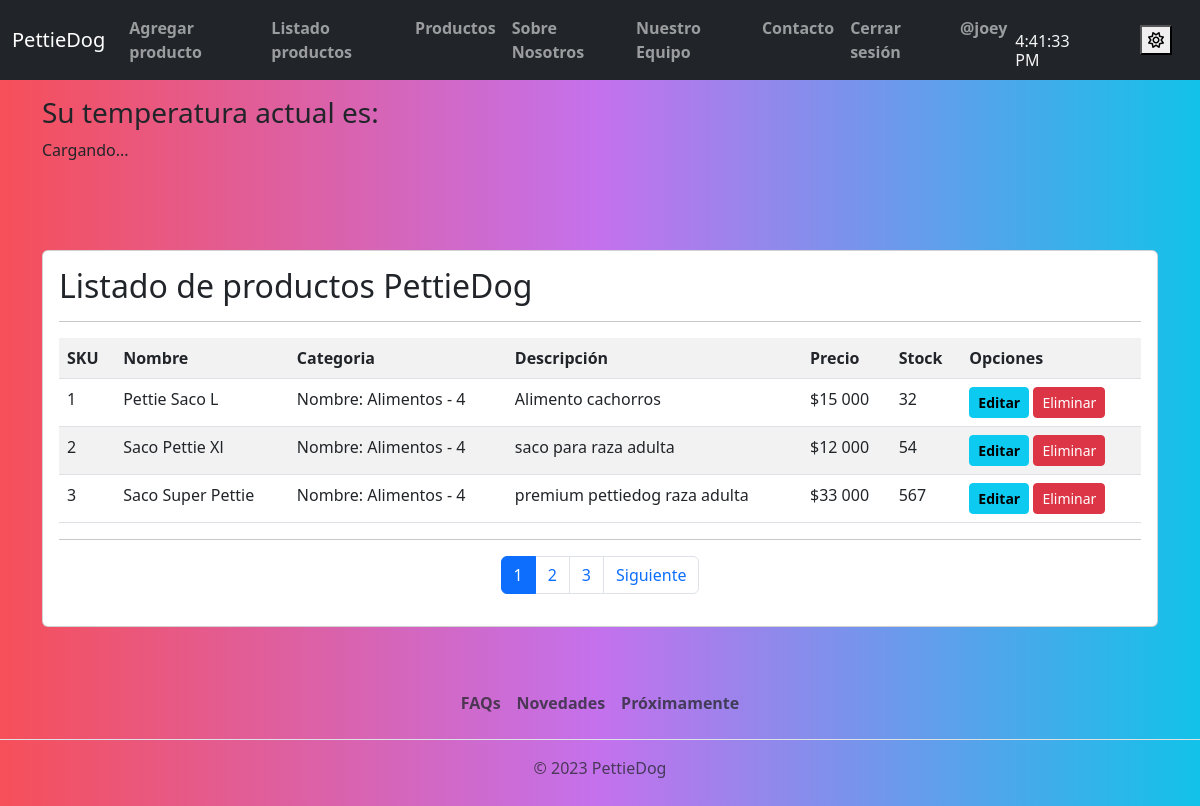
The app's page /listar-productos/ (signed in) with its own data.
### app/models.py (models this page shows, shortened)
class Producto(models.Model):
    sku = models.IntegerField(primary_key=True)
    nombre = models.CharField(max_length=100, null=False) #para que no sea opcional se deja en false
    descripcion = models.CharField(max_length=150, null=False)
    stock = models.IntegerField(null=False)
    precio = models.IntegerField(null=False)
    fecha_ingreso = models.DateField(auto_now_add=True)
    fecha_vencimiento = models.DateField(null=True) #cambiar a true!
    categoria_id = models.ForeignKey(Categoria, on_delete=models.PROTECT)
    imagen = models.ImageField(upload_to="productos", null=True)

class Categoria(models.Model):
    categoria_id = models.AutoField(primary_key=True) #autofiel deja como numerico y va agregando a la secuencia
    nombre = models.CharField(max_length=50, null=False)
    def __str__(self):
        txt = "Nombre: {0} - {1}"
        return txt.format(self.nombre, self.categoria_id) #Esto se hace para cambiar el nombre en la base de datos

### app/views.py (the view)
# urls.py: path('listar-productos/', listar_productos, name="listar_productos"),
@permission_required('app.view_producto') #El usuario debe tener permisos de ver productos si quiere realizar esta accion , de lo contrario no podrá.
def listar_productos(request):
    productos = Producto.objects.all()
    page = request.GET.get('page', 1) #si no existe cierta pagina, que envie un 1 de vuelta
    try:
        paginator = Paginator(productos, 3)
        productos = paginator.page(page)
    except:
        raise Http404
    data = {
        'entity': productos,
        'paginator': paginator
    }
    return render(request, 'app/producto/listar.html', data)

### app/carro/context_processor.py (called while the page is built)
def importe_total_carro(request):
    total = 0
    for key, value in request.session.get("carro", {}).items():
        total += float(value["precio"])
    return {"importe_total_carro": total}

### app/templates/app/producto/listar.html (shortened to what this page needs)
{% extends 'app/base.html' %}
{% block body %}
{% load humanize %}
<br>
<br>
<br>
<div class="card">
    <div class="card-body">
        <h2>Listado de productos PettieDog</h2>
        <hr>
        <table class="table table-striped table-hover table-responsive-sm">
            <tr>
                <th>SKU</th>
                <th>Nombre</th>
                <th>Categoria</th>
                <th>Descripción</th>
                <th>Precio</th>
                <th>Stock</th>
                <th>Opciones</th>
            </tr>
            {% for p in entity %}
            <tr>
                <td>{{ p.sku }}</td>
                <td>{{ p.nombre | title }}</td>
                <td>{{ p.categoria_id | title }}</td>
                <td>{{ p.descripcion }}</td>
                <td>${{ p.precio | intcomma }}</td>
                <td>{{ p.stock }}</td>
                <td>
                    {% if perms.app.change_producto %}
                    <a href="{% url 'modificar_producto' p.sku %}" class="btn btn-info btn-sm">Editar</a>
                    {% endif %}
                    {% if perms.app.delete_producto %}
                    <a href="#" onclick="eliminarProducto({{ p.sku }})" class="btn btn-danger btn-sm">Eliminar</a>
                    {% endif %}
                </td>
            </tr>
            {% endfor %}
        </table>
        <hr>
        <div>
            {% include 'app/paginator.html' %}
        </div>
    </div>
</div>
{% endblock %}

### app/templates/app/base.html (shortened to what this page needs)
<!DOCTYPE html>
<html lang="en">
<head>
    <link href="https://cdn.jsdelivr.net/npm/bootstrap@5.3.0-alpha3/dist/css/bootstrap.min.css" rel="stylesheet"
>
    <link rel="stylesheet" href="https://cdnjs.cloudflare.com/ajax/libs/animate.css/4.1.1/animate.min.css" />
    {% load static %}
    <link rel="stylesheet" href="{% static 'app/css/styles.css' %}">
</head>
<body data-bs-theme="light" id="body">
    <nav class="navbar navbar-expand-lg navbar-dark bg-dark">
        <div class="container-fluid">
            <a class="navbar-brand" href="{% url 'home' %}">PettieDog</a>
            <div class="collapse navbar-collapse" id="navbarNav">
                <ul class="navbar-nav">
                    {% if perms.app.add_producto %}
                    <li class="nav-item">
                        <a class="nav-link" href="{% url 'agregar_producto' %}">Agregar producto</a>
                    </li>
                    {% endif %}
                    {% if perms.app.view_producto %}
                    <li class="nav-item">
                        <a class="nav-link" href="{% url 'listar_productos' %}">Listado productos</a>
                    </li>
                    {% endif %}
                    <li class="nav-item">
                        <a class="nav-link" href="{% url 'productos' %}">Productos</a>
                    </li>
                    <li class="nav-item">
                        <a class="nav-link" href="{% url 'nosotros' %}">Sobre Nosotros</a>
                    </li>
                    <li class="nav-item">
                        <a class="nav-link" href="{% url 'equipo' %}">Nuestro Equipo</a>
                    </li>
                    <li class="nav-item">
                        <a class="nav-link" href="{% url 'contacto' %}">Contacto</a>
                    </li>
                    {% if user.is_authenticated %}
                    <li>
                        <a class="nav-link" href="{% url 'logout' %}">Cerrar sesión</a>
                    </li>
                    <li>
                        <a class="nav-link" href="#">@{{ user.username }}</a>
                    </li>
                    {% endif %}
                </ul>
            </div>
             <div id="app">
                <div class="container-clock">
                  <h1 id="time">00:00:00</h1>
                </div>
              </div>
            <div class="modos" id="modos">
                <button onclick="cambiarTema()" class="switchClaro" id="switchClaro">
                    <i id="switchClarinete" class="fa-regular fa-sun"></i>
                </button>
            </div>
        </div>
    </nav>
    <div class="container mt-3" id="clima">
        <div class="weather-widget">
            <h3>Su temperatura actual es:</h3>
            <p id="temperatura-actual">Cargando...</p>
        </div>
    </div>
    <div class="container my-3">
        {% block body %}
        {% endblock %}
    </div>
    <div class="row">
        <footer class="py-3 my-4">
            <ul class="nav justify-content-center border-bottom pb-3 mb-3">
                <li class="nav-item"><a href="#!" class="nav-link px-2 text-muted">FAQs</a></li>
                <li class="nav-item"><a href="#!" class="nav-link px-2 text-muted">Novedades</a></li>
                <li class="nav-item"><a href="#!" class="nav-link px-2 text-muted">Próximamente</a></li>
            </ul>
            <p class="text-center text-muted">© <span id="currentYear"></span> PettieDog</p>
        </footer>
    </div>
</body>
</html>

### app/static/app/css/styles.css (style rules this page uses)
#body { background: #12c2e9; background: -webkit-linear-gradient(to right, #f64f59, #c471ed, #12c2e9); background: linear-gradient(to right, #f64f59, #c471ed, #12c2e9); }
.nav-link { font-weight: 600; }
.btn-info { font-weight: 600; }
#time { color: whitesmoke; height: 0.5em; font-size: 1em; display: flex; }
#app { display: flex; padding-right: 3em; }
#modos { padding-right: 1em; }

### records on screen
Producto: sku "1", nombre "Pettie Saco L", categoria_id "Nombre: Alimentos - 4", descripcion "Alimento cachorros", precio "15 000", stock "32"
Producto: sku "2", nombre "Saco Pettie Xl", categoria_id "Nombre: Alimentos - 4", descripcion "saco para raza adulta", precio "12 000", stock "54"
Producto: sku "3", nombre "Saco Super Pettie", categoria_id "Nombre: Alimentos - 4", descripcion "premium pettiedog raza adulta", precio "33 000", stock "567"

### other values on screen
{{ user.username }} "joey"
{{ page }} "1" "2" "3"
